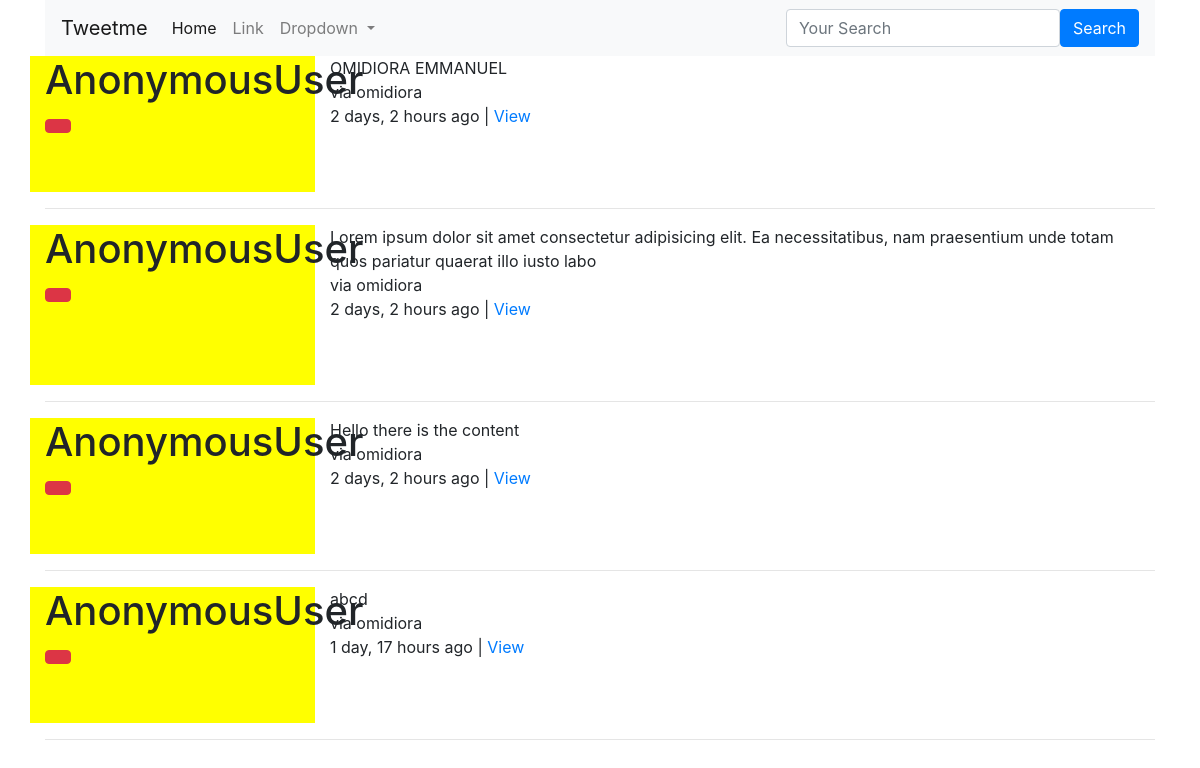
/tweet, run on an earlier commit of the app's database.
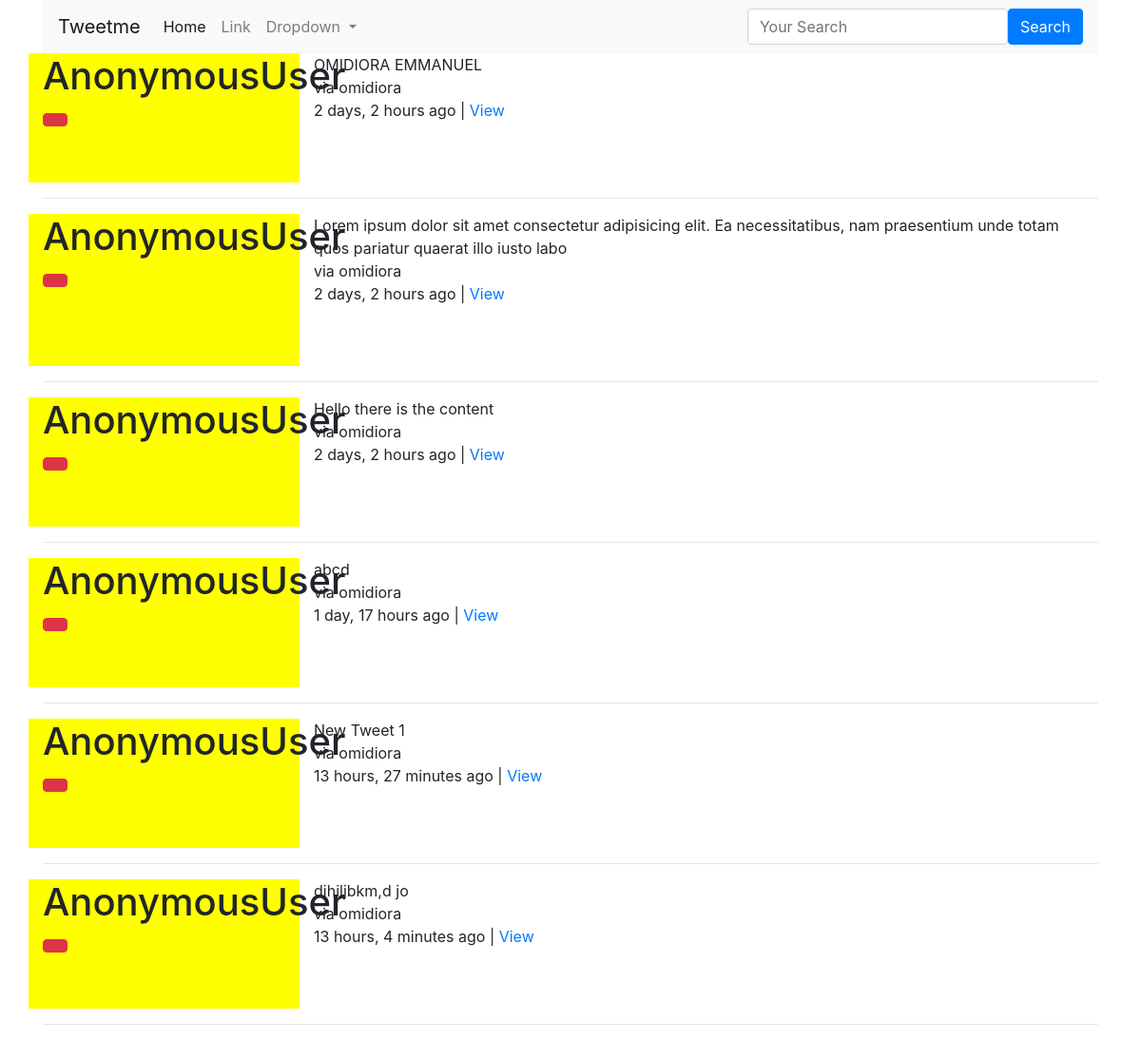
And on a later commit of the database.
### tweetme/models.py (models this page shows, shortened)
class Tweet(models.Model):
    user=models.ForeignKey(settings.AUTH_USER_MODEL,on_delete=models.CASCADE)
    content=models.CharField(max_length=140,validators=[validate_content])
    update=models.DateTimeField(auto_now_add=True)
    timestamp=models.DateTimeField(auto_now_add=True)
    def get_absolute_url(self):
        return reverse('tweets:detail', kwargs={'pk': self.pk})

### tweetme/views.py (the view)
# urls.py: path('tweet',views.TweetListView.as_view(),name='list'),
class TweetListView(ListView):
    def get_queryset(self):
       qs=Tweet.objects.all()
       print(self.request.GET)
       query=self.request.GET.get('q',None)
       if query is not None:
           qs=qs.filter(Q(content__icontains=query )| Q(user__username__icontains=query) )
       return qs
    def get_context_data(self,*args,**kwargs):
        context=super(TweetListView,self).get_context_data(*args,**kwargs)
        context['create_form']=TweetModelForm()
        context['create_url']=reverse_lazy('tweets:create')
        return context

### tweetme/forms.py
class TweetModelForm(forms.ModelForm):
    content=forms.CharField(label='',widget=forms.Textarea(attrs={'placeholder':"YOUR MESSAGE",'class':"form-control"}))
    class Meta:
        model=Tweet
        fields=[
            "content"
        ]

### tweetme/templates/tweetme/tweet_list.html (shortened to what this page needs)
{% extends 'base.html' %}
{% block content %}
{% for object in object_list %}
<div class="row">
    <div class="col-sm-3 col-xs-12" style="background-color: yellow;">
      <h1>{{request.user}}</h1>
      {% include 'tweetme/form.html' with form=form action_url=create_url btn_title='Tweet' %}
    </div>
  <div class="col-sm-9">
{{object.content}}<br> via {{object.user}}<br>{{object.timestamp|timesince}} ago | <a href="{{object.get_absolute_url}}">View</a> </p><br><br>
  </div>
</div>
  <hr>
{% empty %}
{% if request.GET.q %}
<p>No tweet yet.</p>
{% else %}
<p>No tweets yet.</p>
{% endif %}
{% endfor %}
{% endblock content %}

### tweetme/templates/base.html (shortened to what this page needs)
<!DOCTYPE html>
<html lang="en">
<head>
    <link rel="stylesheet" href="https://stackpath.bootstrapcdn.com/bootstrap/4.4.1/css/bootstrap.min.css" >
<div class="container">
    {% include 'navbar.html' %}
    {% block content %}
    {% endblock content %}
</div>
</head>
<body>
</body>
</html>

### tweetme/templates/navbar.html (shortened to what this page needs)
<nav class="navbar navbar-expand-lg navbar-light bg-light">
    <a class="navbar-brand" href="{% url 'tweets:list' %}">Tweetme</a>
    <div class="collapse navbar-collapse" id="navbarSupportedContent">
      <ul class="navbar-nav mr-auto">
        <li class="nav-item active">
          <a class="nav-link" href="#">Home <span class="sr-only">(current)</span></a>
        </li>
        <li class="nav-item">
          <a class="nav-link" href="{% url 'tweets:list'  %}">Link</a>
        </li>
        <li class="nav-item dropdown">
          <a class="nav-link dropdown-toggle" href="#" id="navbarDropdown" role="button" data-toggle="dropdown" aria-haspopup="true" aria-expanded="false">
            Dropdown
          </a>
        </li>
      </ul>
    {% include 'tweetme/search_form.html' %}
    </div>
  </nav>

### tweetme/templates/tweetme/search_form.html
<form action="{% url 'tweets:list' %}" method="GET" class="form-inline">
    <div class="form-group">
        <input type="text" class="form-control" name="q" placeholder="Your Search" value="{{request.GET.q}}">
    </div>
<button type="submit" value="search" class="btn btn-primary">Search</button>
</form>

### tweetme/templates/tweetme/form.html (shortened to what this page needs)
{% load cripsy_forms_tags %}
<form action="{% if action_url  %}{{action_url}}{% endif %}" method="POST">
<button type="submit" value="{{btn_title}}" class="btn btn-danger">
</form>

What changed in the data, as far as the page shows it:
added Tweet: user "AnonymousUser", content "New Tweet 1", user "omidiora", timestamp "13 hours, 27 minutes"
added Tweet: user "AnonymousUser", content "djhiljbkm,d jo", user "omidiora", timestamp "13 hours, 4 minutes"
